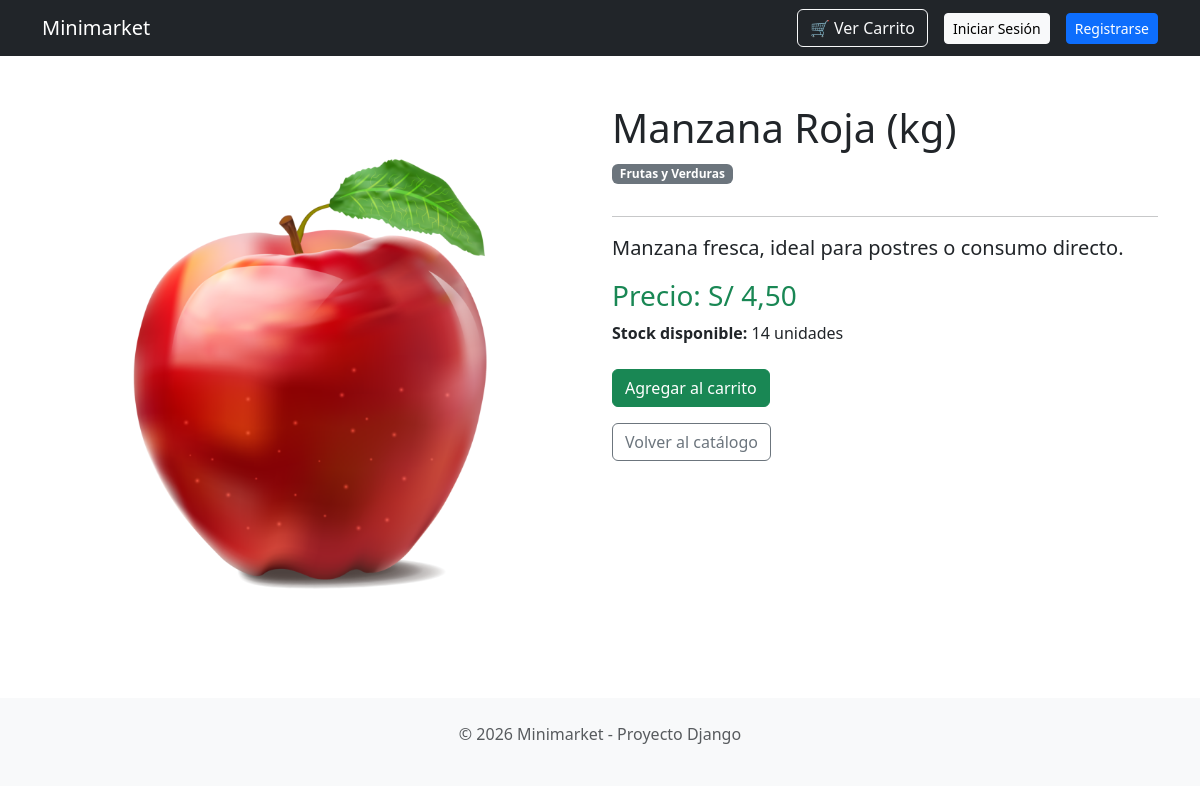
The page /producto/1/ on the database as committed earlier.
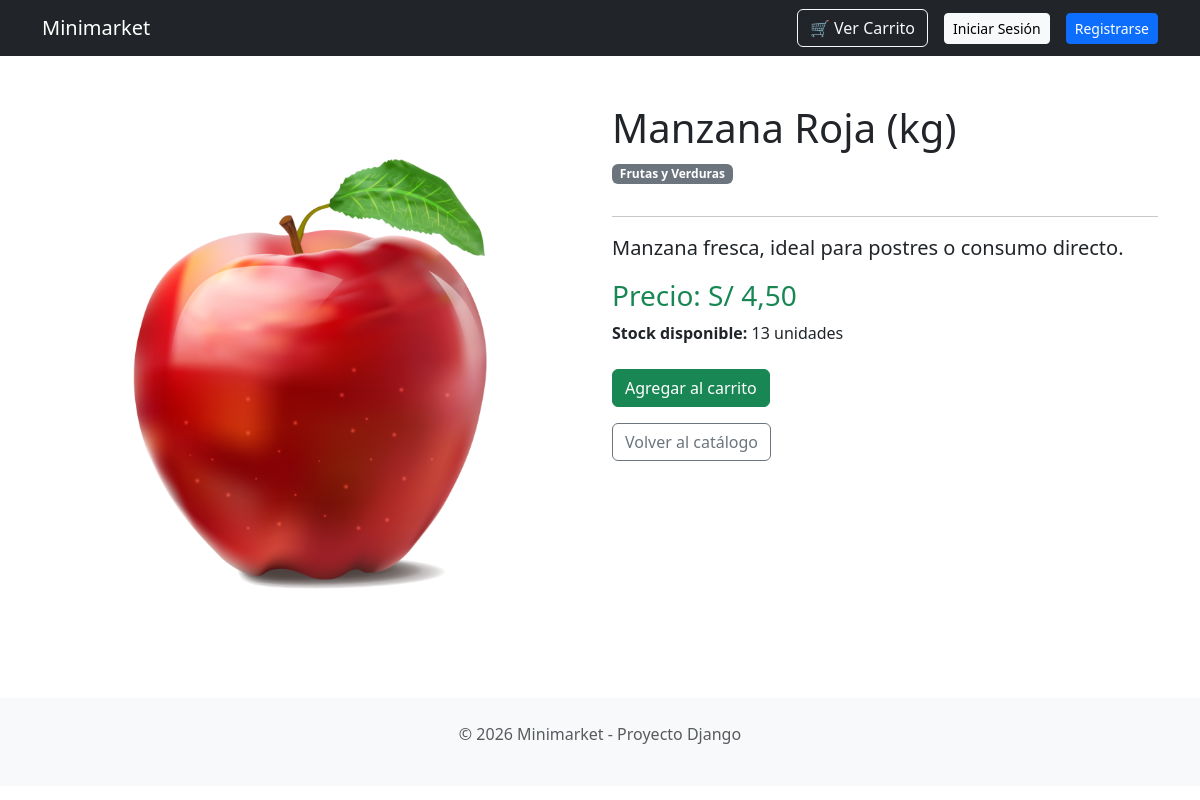
The same page on the database as committed later.
### apps/catalogo/models.py (models this page shows, shortened)
class Producto(models.Model):
    categoria = models.ForeignKey(Categoria, on_delete=models.CASCADE, related_name='productos')
    nombre = models.CharField(max_length=200)
    descripcion = models.TextField()
    precio = models.DecimalField(max_digits=10, decimal_places=2)
    stock = models.IntegerField(default=0)
    stock_reservado = models.IntegerField(default=0)
    imagen = models.ImageField(upload_to='productos/', blank=True, null=True)
    disponible = models.BooleanField(default=True)
    @property
    def stock_disponible(self):
        return self.stock - self.stock_reservado

class Categoria(models.Model):
    nombre = models.CharField(max_length=100, unique=True)
    descripcion = models.TextField(blank=True, null=True)

### apps/catalogo/views.py (the view)
# urls.py: path('producto/<int:producto_id>/', views.producto_detail, name='detalle_producto'),
def producto_detail(request, producto_id):
    producto = get_object_or_404(Producto, id=producto_id, disponible=True)
    carrito = Carrito(request)
    cantidad_en_carrito = 0
    item = carrito.carrito.get(str(producto.id))
    if item:
        cantidad_en_carrito = item['cantidad']
    return render(request, 'catalogo/detalle.html', {
        'producto': producto,
        'cantidad_en_carrito': cantidad_en_carrito # <-- Enviamos la cantidad a la plantilla
    })

### apps/catalogo/templates/catalogo/detalle.html (shortened to what this page needs)
{% extends "catalogo/base.html" %}
{% block content %}
<div class="row mt-5">
    <div class="col-md-6">
        {% if producto.imagen %}
        <img src="{{ producto.imagen.url }}" class="img-fluid rounded" alt="{{ producto.nombre }}">
        {% endif %}
    </div>
    <div class="col-md-6">
        <h1>{{ producto.nombre }}</h1>
        <p class="badge bg-secondary">{{ producto.categoria.nombre }}</p>
        <hr>
        <p class="lead">{{ producto.descripcion }}</p>
        <h3 class="text-success">Precio: S/ {{ producto.precio }}</h3>
        <p><strong>Stock disponible:</strong> {{ producto.stock_disponible }} unidades</p>
        <div class="mt-4">
            {% if cantidad_en_carrito == 0 %}
                <a href="{% url 'pedidos:agregar_carrito' producto.id %}" class="btn btn-success">
                    Agregar al carrito
                </a>
            {% endif %}
        </div>
        <a href="{% url 'catalogo:lista_productos' %}" class="btn btn-outline-secondary mt-3">Volver al catálogo</a>
    </div>
</div>
{% endblock %}

Rows that differ between the two databases and show on the page:
changed Producto "Manzana Roja (kg)": stock_disponible "14" → "13"
